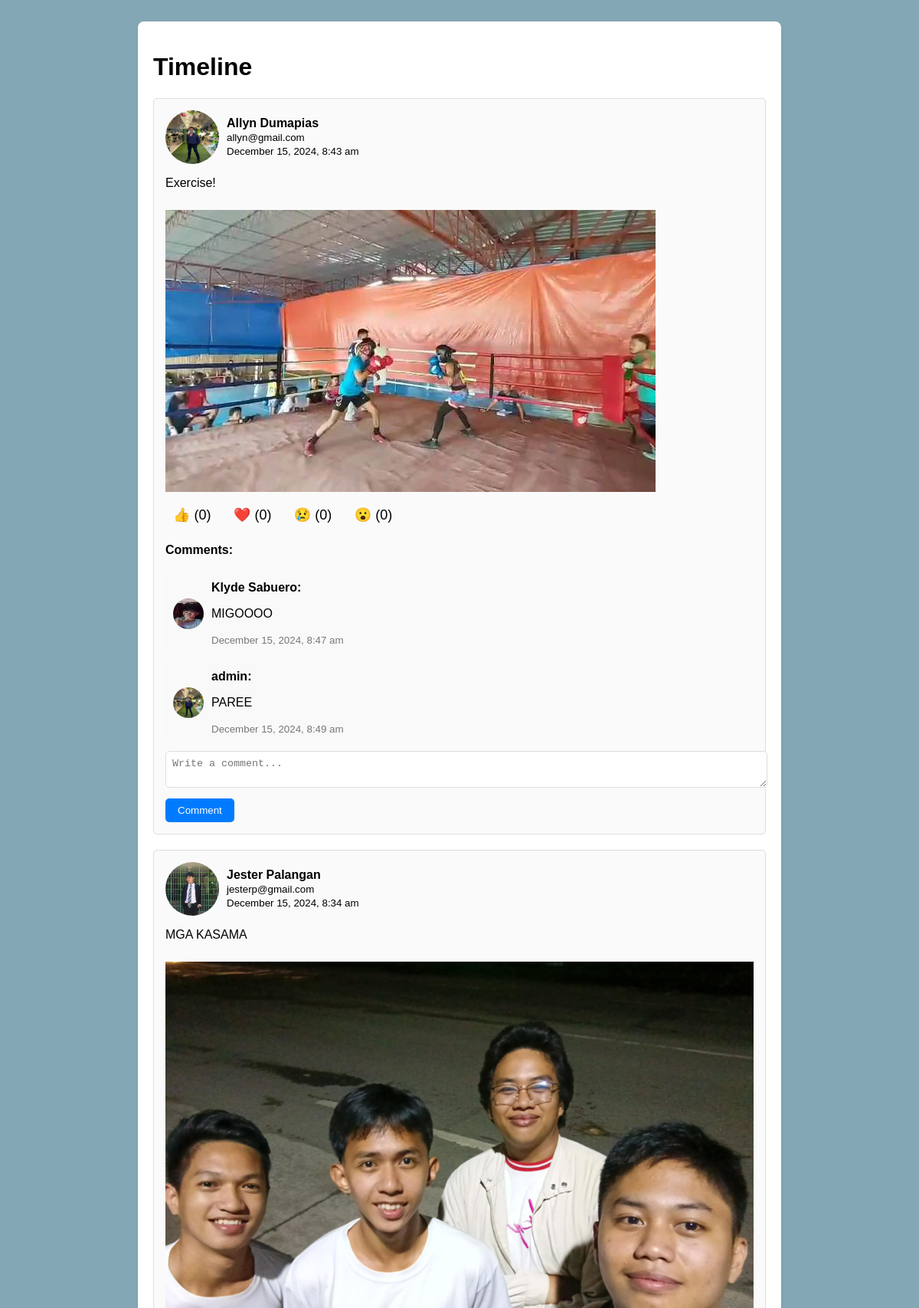
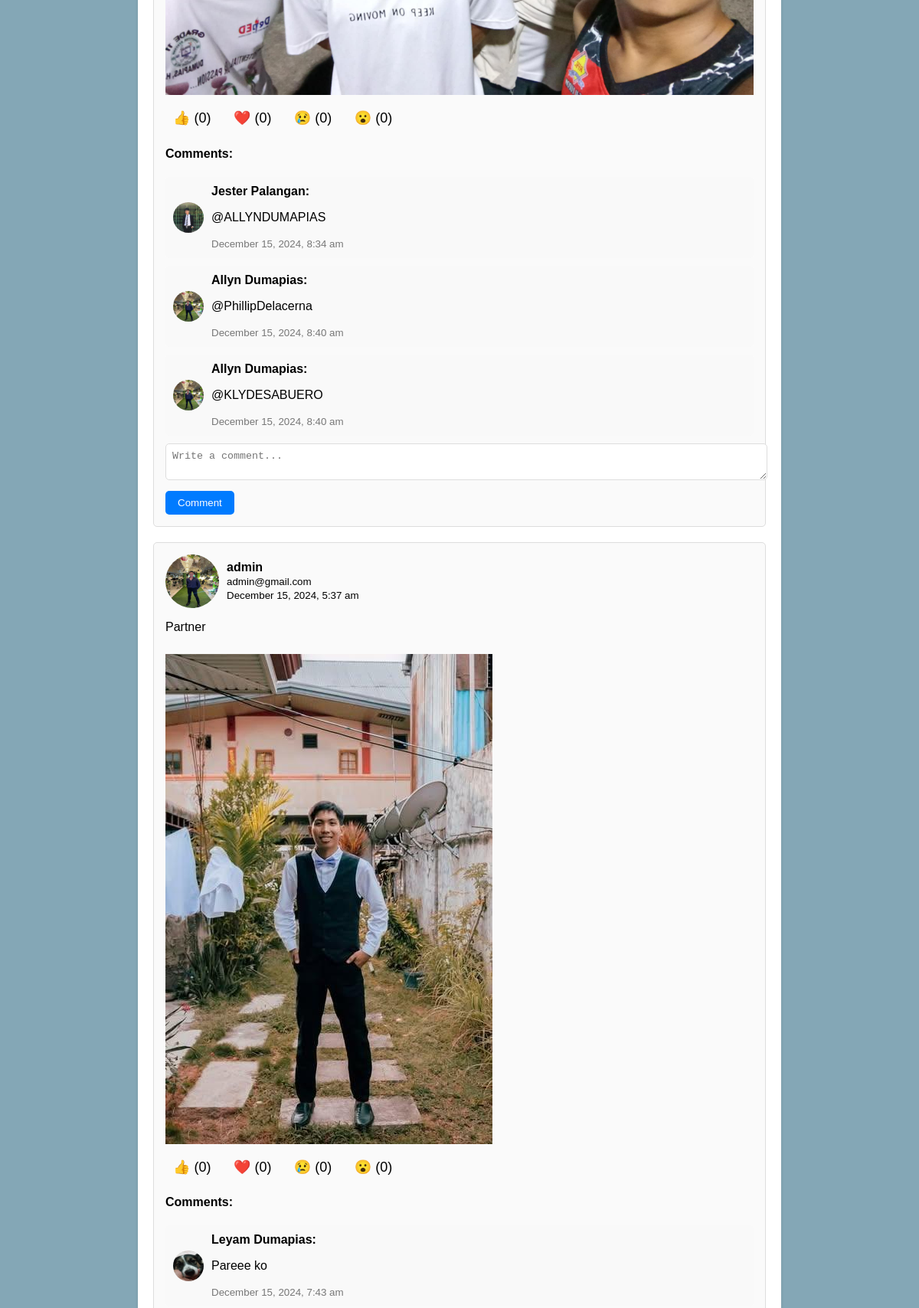
Screenshot of /timeline.php (signed in, upper part) with the database file from the repository (2 pictures, top to bottom).
### tables this page shows
CREATE TABLE `posts` (
  `PostID` int(11) NOT NULL,
  `UserID` int(11) NOT NULL,
  `Content` text DEFAULT NULL,
  `ImagePath` varchar(255) DEFAULT NULL,
  `CreatedAt` timestamp NOT NULL DEFAULT current_timestamp()
);

CREATE TABLE `users` (
  `UserID` int(11) NOT NULL,
  `Username` varchar(50) NOT NULL,
  `Email` varchar(50) NOT NULL,
  `Password_hash` varchar(255) NOT NULL,
  `Bio` text DEFAULT NULL,
  `date_joined` date DEFAULT curdate(),
  `profile_pic` varchar(255) DEFAULT NULL,
  `created_at` timestamp NOT NULL DEFAULT current_timestamp()
);

CREATE TABLE `comments` (
  `CommentID` int(11) NOT NULL,
  `PostID` int(11) NOT NULL,
  `UserID` int(11) NOT NULL,
  `Content` text NOT NULL,
  `CreatedAt` timestamp NOT NULL DEFAULT current_timestamp()
);

### timeline.php (the view, shortened to what this page needs)
<?php
include("database.php");
$postQuery = "SELECT posts.PostID, posts.Content, posts.ImagePath, posts.CreatedAt,
                     users.Username, users.Email, users.profile_pic
              FROM posts
              JOIN users ON posts.UserID = users.UserID
              ORDER BY posts.CreatedAt DESC";
$posts = $conn->query($postQuery);
$commentsQuery = "SELECT comments.Content, comments.CreatedAt, users.Username, users.profile_pic, comments.PostID
                  FROM comments
                  JOIN users ON comments.UserID = users.UserID
                  ORDER BY comments.CreatedAt ASC";
$commentsResult = $conn->query($commentsQuery);
$comments = [];
while ($row = $commentsResult->fetch_assoc()) {
    $comments[$row['PostID']][] = $row;
}
?>
<!DOCTYPE html>
<html lang="en">
<head>
</head>
<body>
    <div class="timeline-container">
        <h1>Timeline</h1>
        <?php if ($posts->num_rows > 0): ?>
            <?php while ($post = $posts->fetch_assoc()): ?>
                <div class="post">
                    <div class="post-header">
                        <img src="<?php echo htmlspecialchars($post['profile_pic'] ?? 'default-profile.png'); ?>" alt="Profile Picture">
                        <div>
                            <strong><?php echo htmlspecialchars($post['Username']); ?></strong><br>
                            <small><?php echo htmlspecialchars($post['Email']); ?></small><br>
                            <small><?php echo date('F j, Y, g:i a', strtotime($post['CreatedAt'])); ?></small>
                        </div>
                    </div>
                    <div class="post-content">
                        <?php if (!empty($post['Content'])): ?>
                            <p><?php echo htmlspecialchars($post['Content']); ?></p>
                        <?php endif; ?>
                        <?php if (!empty($post['ImagePath'])): ?>
                            <img src="<?php echo htmlspecialchars($post['ImagePath']); ?>" alt="Post Image">
                        <?php endif; ?>
                    </div>
                    <div class="reactions">
                        <?php
                        $postReactions = $reactions[$post['PostID']] ?? [];
                        ?>
                        <div class="reaction-buttons">
                            <button>👍 (<?php echo $postReactions['like'] ?? 0; ?>)</button>
                            <button>❤️ (<?php echo $postReactions['heart'] ?? 0; ?>)</button>
                            <button>😢 (<?php echo $postReactions['sad'] ?? 0; ?>)</button>
                            <button>😮 (<?php echo $postReactions['wow'] ?? 0; ?>)</button>
                        </div>
                    </div>
                    <div class="comments-section">
                        <h4>Comments:</h4>
                        <?php if (!empty($comments[$post['PostID']])): ?>
                            <?php foreach ($comments[$post['PostID']] as $comment): ?>
                                <div class="comment">
                                    <img src="<?php echo htmlspecialchars($comment['profile_pic'] ?? 'default-profile.png'); ?>" alt="User Profile">
                                    <div>
                                        <strong><?php echo htmlspecialchars($comment['Username']); ?>:</strong>
                                        <p><?php echo htmlspecialchars($comment['Content']); ?></p>
                                        <small><?php echo date('F j, Y, g:i a', strtotime($comment['CreatedAt'])); ?></small>
                                    </div>
                                </div>
                            <?php endforeach; ?>
                        <?php else: ?>
                            <p>No comments yet.</p>
                        <?php endif; ?>
                        <form action="comment.php" method="POST">
                            <textarea name="comment" placeholder="Write a comment..." required></textarea>
                            <button type="submit">Comment</button>
                        </form>
                    </div>
                </div>
            <?php endwhile; ?>
        <?php else: ?>
            <p>No posts yet. Start the conversation!</p>
        <?php endif; ?>
    </div>
</body>
</html>

### timeline.php (style rules this page uses)
body { font-family: Arial, sans-serif; background: #84A7B6; padding: 20px; }
.timeline-container { max-width: 800px; margin: 0 auto; background: #fff; padding: 20px; border-radius: 8px; box-shadow: 0 2px 4px rgba(0, 0, 0, 0.1); }
.post { margin-bottom: 20px; padding: 15px; border: 1px solid #ddd; border-radius: 5px; background: #fafafa; }
.post-header { display: flex; align-items: center; margin-bottom: 10px; }
.post-header img { width: 70px; height: 70px; border-radius: 50%; margin-right: 10px; }
.post-header div { font-size: 18 px; }
.post-content img { max-width: 100%; height: auto; margin-top: 10px; }
.reactions, .comments-section { margin-top: 10px; }
.reaction-buttons button { margin-right: 5px; padding: 5px 10px; cursor: pointer; border: none; background: transparent; font-size: 18px; }
.comment { margin-top: 10px; padding: 10px; background: #f9f9f9; border-radius: 5px; display: flex; align-items: center; }
.comment img { width: 40px; height: 40px; border-radius: 50%; margin-right: 10px; }
.comment small { color: #777; }
textarea { width: 100%; padding: 8px; margin-top: 10px; border-radius: 5px; border: 1px solid #ddd; }
button[type="submit"] { padding: 8px 16px; background-color: #007BFF; color: white; border: none; border-radius: 5px; cursor: pointer; margin-top: 10px; }

### rows the page displays
posts: UserID.profile_pic (picture), UserID.Username "Allyn Dumapias", UserID.Email "allyn@gmail.com", CreatedAt "December 15, 2024, 8:43 am", Content "Exercise!", ImagePath (picture), PostID "0"
comments: UserID.profile_pic (picture), UserID.Username "Klyde Sabuero", Content "MIGOOOO", CreatedAt "December 15, 2024, 8:47 am"
comments: UserID.profile_pic (picture), UserID.Username "admin", Content "PAREE", CreatedAt "December 15, 2024, 8:49 am"
posts: UserID.profile_pic (picture), UserID.Username "Jester Palangan", UserID.Email "jesterp@gmail.com", CreatedAt "December 15, 2024, 8:34 am", Content "MGA KASAMA", ImagePath (picture), PostID "0"
comments: UserID.profile_pic (picture), UserID.Username "Jester Palangan", Content "@ALLYNDUMAPIAS", CreatedAt "December 15, 2024, 8:34 am"
comments: UserID.profile_pic (picture), UserID.Username "Allyn Dumapias", Content "@PhillipDelacerna", CreatedAt "December 15, 2024, 8:40 am"
comments: UserID.profile_pic (picture), UserID.Username "Allyn Dumapias", Content "@KLYDESABUERO", CreatedAt "December 15, 2024, 8:40 am"
posts: UserID.profile_pic (picture), UserID.Username "admin", UserID.Email "admin@gmail.com", CreatedAt "December 15, 2024, 5:37 am", Content "Partner", ImagePath (picture), PostID "0"
comments: UserID.profile_pic (picture), UserID.Username "Leyam Dumapias", Content "Pareee ko", CreatedAt "December 15, 2024, 7:43 am"
